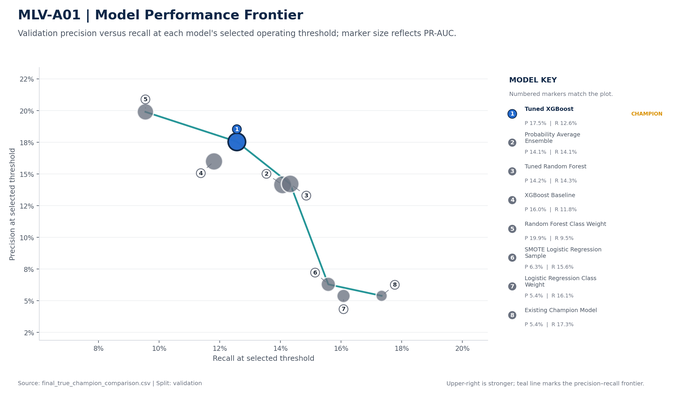
#> input picture reports/visuals/ml_visual_intelligence/champion_selection/mlv-a01_model_performance_frontier.png, 675 x 396 px, shrunk from 2304 x 1350 before the run, found by its file name
$ python build_champion_visual_review_sheet.py
#> lines starting #> are read from the running program, lines starting #| are printed output that depends on the picture
"""Build one review sheet from the four champion-selection visuals.

Why this file exists:
    Automated checks can confirm file size and canvas boundaries, but they
    cannot fully judge label overlap, spacing, balance, or executive-level
    readability. This script combines the four real PNGs into one image for
    a fast visual-hygiene review.

Inputs:
    Four generated PNG files under:
    reports/visuals/ml_visual_intelligence/champion_selection/

Output:
    reports/qa/champion_visual_review_sheet.png

Used next:
    Review the single sheet before committing or logging artifacts to MLflow.
"""

from __future__ import annotations

from pathlib import Path

import matplotlib.image as mpimg
import matplotlib.pyplot as plt


# Repository-relative folder containing the real generated visuals.
VISUAL_DIR = Path(
    "reports/visuals/ml_visual_intelligence/champion_selection"
)

# Output stays under reports/qa because it is review evidence.
OUTPUT_PATH = Path(
    "reports/qa/champion_visual_review_sheet.png"
)

# Fixed visual order keeps the review aligned with the coverage matrix.
VISUALS = [
    (
        "MLV-A01",
        VISUAL_DIR / "mlv-a01_model_performance_frontier.png",
    ),
    (
        "MLV-A02",
        VISUAL_DIR / "mlv-a02_multi-metric_model_ranking.png",
    ),
    (
        "MLV-A03",
        VISUAL_DIR
        / "mlv-a03_validation_to_holdout_generalisation_slopegraph.png",
    ),
    (
        "MLV-A04",
        VISUAL_DIR / "mlv-a04_champion_scorecard_identity.png",
    ),
]


def main() -> None:
    """Create a two-by-two review sheet from the four PNG artifacts."""

    # Stop early when any required visual is missing.
    missing_files = [
        str(path)
        for _, path in VISUALS
        if not path.exists()
    ]

    if missing_files:
        raise FileNotFoundError(
            "Missing generated visual files: "
            + ", ".join(missing_files)
        )

    # Create one large canvas so each visual remains readable.
    figure, axes = plt.subplots(
        2,
        2,
        figsize=(22, 14),
        facecolor="white",
    )

    # Flatten the axes so the loop maps directly to the visual order.
    flat_axes = axes.ravel()

    for axis, (visual_id, image_path) in zip(
        flat_axes,
        VISUALS,
    ):
        # Load the actual exported PNG rather than re-rendering source data.
        image = mpimg.imread(image_path)
#> image is the input picture: shape (396, 675, 4) float32; mean R, G, B, A 0.98, 0.982, 0.984, 1

        # Place the complete image without stretching its aspect ratio.
        axis.imshow(image)
        axis.set_title(
            visual_id,
            fontsize=14,
            fontweight="bold",
            pad=10,
        )
        axis.axis("off")

    # Keep consistent spacing between all four panels.
    figure.subplots_adjust(
        left=0.02,
        right=0.98,
        bottom=0.03,
        top=0.95,
        wspace=0.04,
        hspace=0.10,
    )

    # Add one clear review heading above the four visuals.
    figure.suptitle(
        "Champion Selection Visual Hygiene Review",
        fontsize=20,
        fontweight="bold",
        y=0.985,
    )

    # Create the QA folder and save a high-resolution combined image.
    OUTPUT_PATH.parent.mkdir(
        parents=True,
        exist_ok=True,
    )
    figure.savefig(
        OUTPUT_PATH,
        dpi=160,
        bbox_inches="tight",
        facecolor="white",
    )
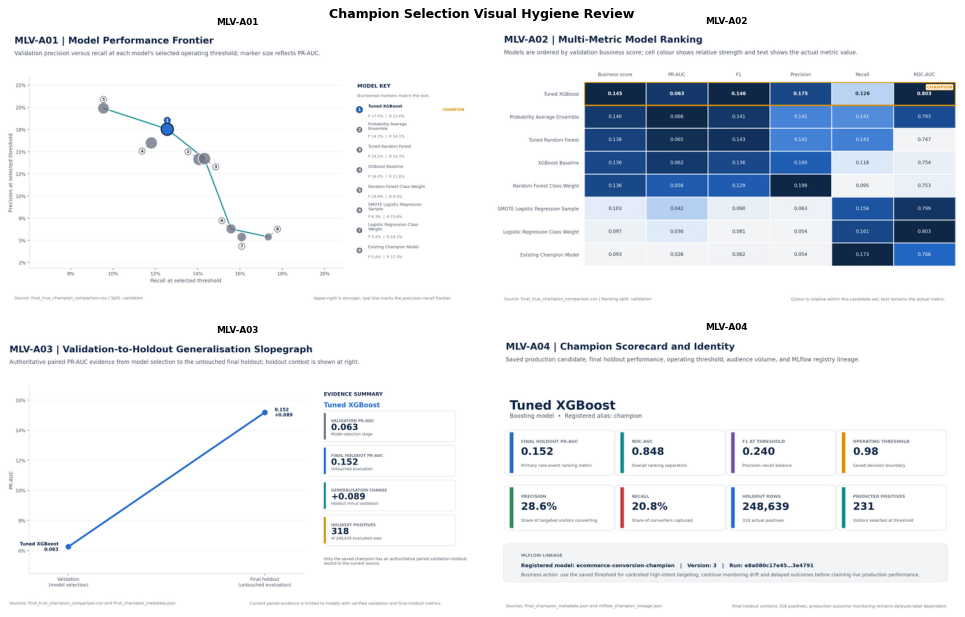
#> figure drawn by matplotlib, 4 panels
    plt.close(figure)

    print(f"Created: {OUTPUT_PATH}")


if __name__ == "__main__":
    main()
